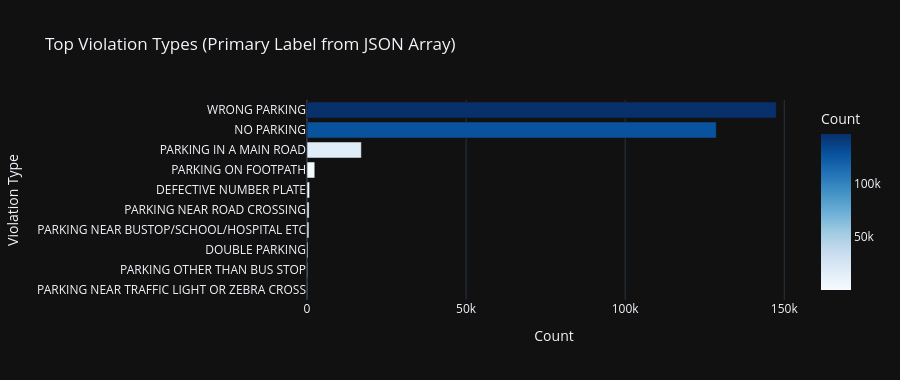

Notebook source saved alongside this figure:
### Code cell
# 3.1 Parse violation type for EDA
def extract_primary_violation(raw):
    if pd.isna(raw): return "UNKNOWN"
    matches = re.findall(r'"([^"]+)"', str(raw))
    return matches[0].strip().upper() if matches else str(raw).strip().upper()

df_eda = df_raw.copy()
df_eda['violation_primary'] = df_eda['violation_type'].apply(extract_primary_violation)

vtype_counts = df_eda['violation_primary'].value_counts().reset_index()
vtype_counts.columns = ['Violation Type', 'Count']

fig = px.bar(
    vtype_counts.head(10), x='Count', y='Violation Type', orientation='h',
    title='Top Violation Types (Primary Label from JSON Array)',
    template='plotly_dark', color='Count', color_continuous_scale='Blues'
)
fig.update_layout(height=380, yaxis={'categoryorder': 'total ascending'})
fig.show()
print(vtype_counts.to_string(index=False))

### Figure 1 — Plotly figure (JSON) as saved in the notebook; plotly's stock layout.template omitted (floating-point values rounded to 4 significant figures)
{"data": [{"hovertemplate": "Count=%{marker.color}<br>Violation Type=%{y}<extra></extra>", "legendgroup": "", "marker": {"color": [147493, 128624, 17084, 2447, 807, 646, 594, 316, 194, 125], "coloraxis": "coloraxis", "pattern": {"shape": ""}}, "name": "", "orientation": "h", "showlegend": false, "textposition": "auto", "type": "bar", "x": [147493, 128624, 17084, 2447, 807, 646, 594, 316, 194, 125], "xaxis": "x", "y": ["WRONG PARKING", "NO PARKING", "PARKING IN A MAIN ROAD", "PARKING ON FOOTPATH", "DEFECTIVE NUMBER PLATE", "PARKING NEAR ROAD CROSSING", "PARKING NEAR BUSTOP/SCHOOL/HOSPITAL ETC", "DOUBLE PARKING", "PARKING OTHER THAN BUS STOP", "PARKING NEAR TRAFFIC LIGHT OR ZEBRA CROSS"], "yaxis": "y"}], "layout": {"barmode": "relative", "coloraxis": {"autocolorscale": false, "colorbar": {"title": {"text": "Count"}}, "colorscale": [[0, "rgb(247,251,255)"], [0.125, "rgb(222,235,247)"], [0.25, "rgb(198,219,239)"], [0.375, "rgb(158,202,225)"], [0.5, "rgb(107,174,214)"], [0.625, "rgb(66,146,198)"], [0.75, "rgb(33,113,181)"], [0.875, "rgb(8,81,156)"], [1, "rgb(8,48,107)"]]}, "height": 380, "legend": {"tracegroupgap": 0}, "title": {"text": "Top Violation Types (Primary Label from JSON Array)"}, "xaxis": {"anchor": "y", "domain": [0, 1], "title": {"text": "Count"}}, "yaxis": {"anchor": "x", "categoryorder": "total ascending", "domain": [0, 1], "title": {"text": "Violation Type"}}}}
